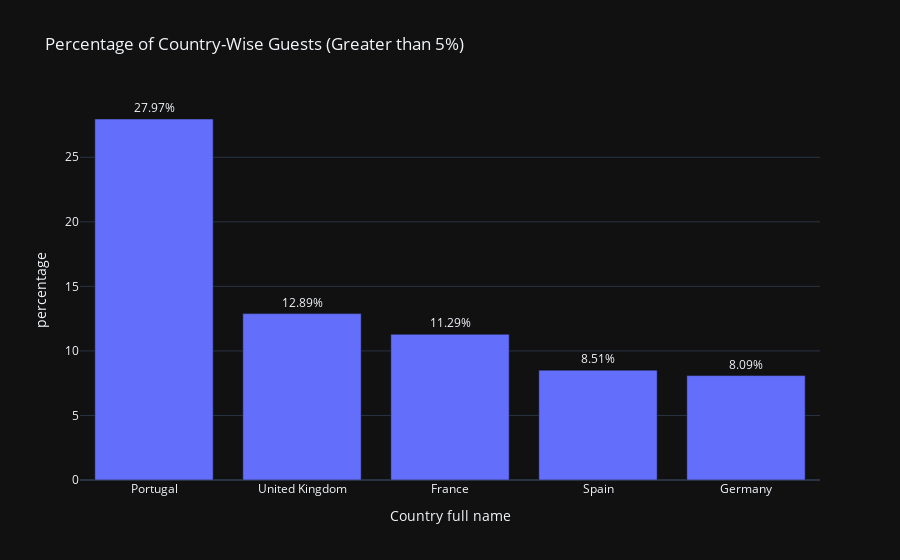

This figure's notebook cell:
### Code cell
import plotly.express as px

# Sort the data to include only countries with percentage greater than 0.5%
sort = country_wise_guests[country_wise_guests['percentage'] > 5]

# Create the bar plot with plotly
fig = px.bar(sort, x='Country full name', y='percentage',
             title='Percentage of Country-Wise Guests (Greater than 5%)', 
             template='plotly_dark', height = 600)

# Add text annotations for percentages on the bars
fig.update_traces(text=sort['percentage'].apply(lambda x: f'{x:.2f}%'),
                  textposition='outside')

# Show the plot
fig.show()

### Figure 1 — Plotly figure (JSON) as saved in the notebook; plotly's stock layout.template omitted (floating-point values rounded to 4 significant figures)
{"data": [{"alignmentgroup": "True", "hovertemplate": "Country full name=%{x}<br>percentage=%{y}<extra></extra>", "legendgroup": "", "marker": {"color": "#636efa", "pattern": {"shape": ""}}, "name": "", "offsetgroup": "", "orientation": "v", "showlegend": false, "text": ["27.97%", "12.89%", "11.29%", "8.51%", "8.09%"], "textposition": "outside", "type": "bar", "x": ["Portugal", "United Kingdom", "France", "Spain", "Germany"], "xaxis": "x", "y": [27.97, 12.89, 11.29, 8.509, 8.088], "yaxis": "y"}], "layout": {"autosize": true, "barmode": "relative", "legend": {"tracegroupgap": 0}, "title": {"text": "Percentage of Country-Wise Guests (Greater than 5%)"}, "xaxis": {"anchor": "y", "autorange": true, "domain": [0, 1], "range": [-0.5, 4.5], "title": {"text": "Country full name"}, "type": "category"}, "yaxis": {"anchor": "x", "autorange": true, "domain": [0, 1], "range": [0, 29.44], "title": {"text": "percentage"}, "type": "linear"}}}
